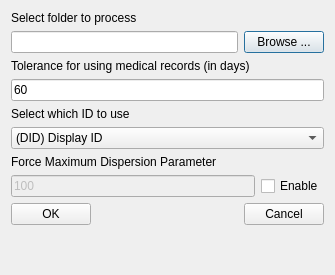
<?xml version="1.0" encoding="UTF-8"?>
<ui version="4.0">
 <class>SelectUnifiedCSVFolderDiag</class>
 <widget class="QDialog" name="SelectUnifiedCSVFolderDiag">
  <property name="geometry">
   <rect>
    <x>0</x>
    <y>0</y>
    <width>335</width>
    <height>275</height>
   </rect>
  </property>
  <property name="windowTitle">
   <string>Unified CSV</string>
  </property>
  <layout class="QVBoxLayout" name="verticalLayout_5">
   <item>
    <layout class="QVBoxLayout" name="verticalLayout_2">
     <item>
      <widget class="QLabel" name="label">
       <property name="text">
        <string>Select folder to process</string>
       </property>
      </widget>
     </item>
     <item>
      <layout class="QHBoxLayout" name="horizontalLayout">
       <item>
        <widget class="QLineEdit" name="lePath">
         <property name="readOnly">
          <bool>true</bool>
         </property>
        </widget>
       </item>
       <item>
        <widget class="QPushButton" name="pbBrowse">
         <property name="text">
          <string>Browse ...</string>
         </property>
        </widget>
       </item>
      </layout>
     </item>
    </layout>
   </item>
   <item>
    <layout class="QVBoxLayout" name="verticalLayout_3">
     <item>
      <widget class="QLabel" name="label_3">
       <property name="text">
        <string>Tolerance for using medical records (in days)</string>
       </property>
      </widget>
     </item>
     <item>
      <widget class="QLineEdit" name="leMedRecsDays">
       <property name="inputMethodHints">
        <set>Qt::ImhDigitsOnly</set>
       </property>
       <property name="text">
        <string>60</string>
       </property>
      </widget>
     </item>
    </layout>
   </item>
   <item>
    <layout class="QVBoxLayout" name="verticalLayout">
     <item>
      <widget class="QLabel" name="label_2">
       <property name="text">
        <string>Select which ID to use</string>
       </property>
      </widget>
     </item>
     <item>
      <widget class="QComboBox" name="cbIDToUse">
       <item>
        <property name="text">
         <string>(DID) Display ID</string>
        </property>
       </item>
       <item>
        <property name="text">
         <string>(DBPUID) ViewMindDB ID</string>
        </property>
       </item>
       <item>
        <property name="text">
         <string>(HPUID) ViewMind Internal Hashed ID</string>
        </property>
       </item>
       <item>
        <property name="text">
         <string>(PUID) Viewmind Internal ID</string>
        </property>
       </item>
       <item>
        <property name="text">
         <string>Name and Lastname</string>
        </property>
       </item>
      </widget>
     </item>
    </layout>
   </item>
   <item>
    <layout class="QVBoxLayout" name="verticalLayout_4">
     <item>
      <widget class="QLabel" name="label_4">
       <property name="text">
        <string>Force Maximum Dispersion Parameter</string>
       </property>
      </widget>
     </item>
     <item>
      <layout class="QHBoxLayout" name="horizontalLayout_3">
       <item>
        <widget class="QLineEdit" name="leMaxDispValue">
         <property name="enabled">
          <bool>false</bool>
         </property>
         <property name="inputMethodHints">
          <set>Qt::ImhDigitsOnly</set>
         </property>
         <property name="text">
          <string>100</string>
         </property>
        </widget>
       </item>
       <item>
        <widget class="QCheckBox" name="cbEnableMaxDispParameter">
         <property name="text">
          <string>Enable</string>
         </property>
        </widget>
       </item>
      </layout>
     </item>
    </layout>
   </item>
   <item>
    <layout class="QHBoxLayout" name="horizontalLayout_2">
     <item>
      <widget class="QPushButton" name="pbOK">
       <property name="text">
        <string>OK</string>
       </property>
      </widget>
     </item>
     <item>
      <spacer name="horizontalSpacer">
       <property name="orientation">
        <enum>Qt::Horizontal</enum>
       </property>
       <property name="sizeHint" stdset="0">
        <size>
         <width>40</width>
         <height>20</height>
        </size>
       </property>
      </spacer>
     </item>
     <item>
      <widget class="QPushButton" name="pbCancel">
       <property name="text">
        <string>Cancel</string>
       </property>
      </widget>
     </item>
    </layout>
   </item>
   <item>
    <spacer name="verticalSpacer">
     <property name="orientation">
      <enum>Qt::Vertical</enum>
     </property>
     <property name="sizeHint" stdset="0">
      <size>
       <width>20</width>
       <height>40</height>
      </size>
     </property>
    </spacer>
   </item>
  </layout>
 </widget>
 <resources/>
 <connections/>
</ui>
